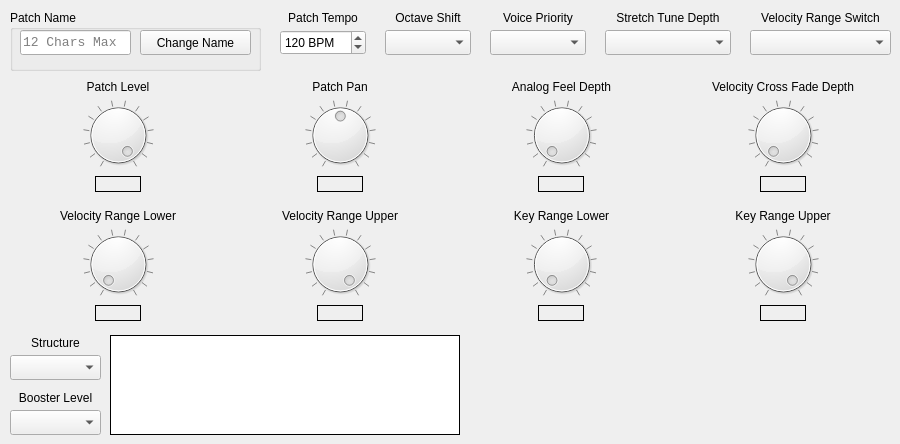
    <widget class="QWidget" name="tab_common">
     <attribute name="title">
      <string>Common</string>
     </attribute>
     <widget class="QGroupBox" name="groupBox_patchname">
      <property name="geometry">
       <rect>
        <x>10</x>
        <y>10</y>
        <width>251</width>
        <height>61</height>
       </rect>
      </property>
      <property name="title">
       <string>Patch Name</string>
      </property>
      <widget class="QLineEdit" name="line_patchname">
       <property name="geometry">
        <rect>
         <x>10</x>
         <y>20</y>
         <width>111</width>
         <height>25</height>
        </rect>
       </property>
       <property name="font">
        <font>
         <family>Monospace</family>
         <pointsize>10</pointsize>
         <weight>50</weight>
         <bold>false</bold>
         <kerning>false</kerning>
        </font>
       </property>
       <property name="inputMask">
        <string>nnnnnnnnnnnn</string>
       </property>
       <property name="text">
        <string/>
       </property>
       <property name="maxLength">
        <number>12</number>
       </property>
       <property name="placeholderText">
        <string>12 Chars Max</string>
       </property>
      </widget>
      <widget class="QPushButton" name="button_changename">
       <property name="geometry">
        <rect>
         <x>130</x>
         <y>20</y>
         <width>111</width>
         <height>25</height>
        </rect>
       </property>
       <property name="text">
        <string>Change Name</string>
       </property>
      </widget>
     </widget>
     <widget class="QGraphicsView" name="graphicsView_structure">
      <property name="geometry">
       <rect>
        <x>110</x>
        <y>335</y>
        <width>350</width>
        <height>100</height>
       </rect>
      </property>
      <property name="frameShape">
       <enum>QFrame::Box</enum>
      </property>
      <property name="frameShadow">
       <enum>QFrame::Plain</enum>
      </property>
      <property name="verticalScrollBarPolicy">
       <enum>Qt::ScrollBarAlwaysOff</enum>
      </property>
      <property name="horizontalScrollBarPolicy">
       <enum>Qt::ScrollBarAlwaysOff</enum>
      </property>
     </widget>
     <widget class="QComboBox" name="comboBox_structure">
      <property name="geometry">
       <rect>
        <x>10</x>
        <y>355</y>
        <width>91</width>
        <height>25</height>
       </rect>
      </property>
     </widget>
     <widget class="QLabel" name="label_structure">
      <property name="geometry">
       <rect>
        <x>10</x>
        <y>335</y>
        <width>91</width>
        <height>16</height>
       </rect>
      </property>
      <property name="text">
       <string>Structure</string>
      </property>
      <property name="alignment">
       <set>Qt::AlignCenter</set>
      </property>
     </widget>
     <widget class="QComboBox" name="comboBox_boosterlevel">
      <property name="geometry">
       <rect>
        <x>10</x>
        <y>410</y>
        <width>91</width>
        <height>25</height>
       </rect>
      </property>
     </widget>
     <widget class="QLabel" name="label_boosterlevel">
      <property name="geometry">
       <rect>
        <x>10</x>
        <y>390</y>
        <width>91</width>
        <height>16</height>
       </rect>
      </property>
      <property name="text">
       <string>Booster Level</string>
      </property>
      <property name="alignment">
       <set>Qt::AlignCenter</set>
      </property>
     </widget>
     <widget class="QSpinBox" name="spinBox_tempo">
      <property name="geometry">
       <rect>
        <x>280</x>
        <y>30</y>
        <width>86</width>
        <height>25</height>
       </rect>
      </property>
      <property name="mouseTracking">
       <bool>false</bool>
      </property>
      <property name="accelerated">
       <bool>true</bool>
      </property>
      <property name="suffix">
       <string> BPM</string>
      </property>
      <property name="minimum">
       <number>20</number>
      </property>
      <property name="maximum">
       <number>250</number>
      </property>
      <property name="value">
       <number>120</number>
      </property>
     </widget>
     <widget class="QLabel" name="label_tempo">
      <property name="geometry">
       <rect>
        <x>280</x>
        <y>10</y>
        <width>86</width>
        <height>16</height>
       </rect>
      </property>
      <property name="text">
       <string>Patch Tempo</string>
      </property>
      <property name="alignment">
       <set>Qt::AlignCenter</set>
      </property>
     </widget>
     <widget class="QComboBox" name="comboBox_octaveshift">
      <property name="geometry">
       <rect>
        <x>385</x>
        <y>30</y>
        <width>86</width>
        <height>25</height>
       </rect>
      </property>
     </widget>
     <widget class="QLabel" name="label_octaveshift">
      <property name="geometry">
       <rect>
        <x>385</x>
        <y>10</y>
        <width>86</width>
        <height>16</height>
       </rect>
      </property>
      <property name="text">
       <string>Octave Shift</string>
      </property>
      <property name="alignment">
       <set>Qt::AlignCenter</set>
      </property>
     </widget>
     <widget class="QComboBox" name="comboBox_voicepriority">
      <property name="geometry">
       <rect>
        <x>490</x>
        <y>30</y>
        <width>96</width>
        <height>25</height>
       </rect>
      </property>
     </widget>
     <widget class="QLabel" name="label_voicepriority">
      <property name="geometry">
       <rect>
        <x>490</x>
        <y>10</y>
        <width>96</width>
        <height>16</height>
       </rect>
      </property>
      <property name="text">
       <string>Voice Priority</string>
      </property>
      <property name="alignment">
       <set>Qt::AlignCenter</set>
      </property>
     </widget>
     <widget class="QComboBox" name="comboBox_stretchtunedepth">
      <property name="geometry">
       <rect>
        <x>605</x>
        <y>30</y>
        <width>126</width>
        <height>25</height>
       </rect>
      </property>
     </widget>
     <widget class="QComboBox" name="comboBox_velocityrangeswitch">
      <property name="geometry">
       <rect>
        <x>750</x>
        <y>30</y>
        <width>141</width>
        <height>25</height>
       </rect>
      </property>
     </widget>
     <widget class="QLabel" name="label_stretchtunedepth">
      <property name="geometry">
       <rect>
        <x>605</x>
        <y>10</y>
        <width>126</width>
        <height>16</height>
       </rect>
      </property>
      <property name="text">
       <string>Stretch Tune Depth</string>
      </property>
      <property name="alignment">
       <set>Qt::AlignCenter</set>
      </property>
     </widget>
     <widget class="QLabel" name="label_velocityrangeswitch">
      <property name="geometry">
       <rect>
        <x>750</x>
        <y>10</y>
        <width>141</width>
        <height>16</height>
       </rect>
      </property>
      <property name="text">
       <string>Velocity Range Switch</string>
      </property>
      <property name="alignment">
       <set>Qt::AlignCenter</set>
      </property>
     </widget>
     <widget class="QWidget" name="gridLayoutWidget">
      <property name="geometry">
       <rect>
        <x>10</x>
        <y>80</y>
        <width>881</width>
        <height>241</height>
       </rect>
      </property>
      <layout class="QGridLayout" name="gridLayout_2">
       <item row="2" column="0" alignment="Qt::AlignHCenter">
        <widget class="QLabel" name="label_patchlevelvalue">
         <property name="minimumSize">
          <size>
           <width>46</width>
           <height>16</height>
          </size>
         </property>
         <property name="maximumSize">
          <size>
           <width>46</width>
           <height>16</height>
          </size>
         </property>
         <property name="frameShape">
          <enum>QFrame::Box</enum>
         </property>
         <property name="text">
          <string/>
         </property>
         <property name="alignment">
          <set>Qt::AlignCenter</set>
         </property>
        </widget>
       </item>
       <item row="1" column="3">
        <widget class="QDial" name="dial_velocitycrossfadedepth">
         <property name="cursor">
          <cursorShape>ClosedHandCursor</cursorShape>
         </property>
         <property name="maximum">
          <number>127</number>
         </property>
         <property name="notchTarget">
          <double>10.000000000000000</double>
         </property>
         <property name="notchesVisible">
          <bool>true</bool>
         </property>
        </widget>
       </item>
       <item row="1" column="0">
        <widget class="QDial" name="dial_patchlevel">
         <property name="cursor">
          <cursorShape>ClosedHandCursor</cursorShape>
         </property>
         <property name="maximum">
          <number>127</number>
         </property>
         <property name="value">
          <number>127</number>
         </property>
         <property name="orientation">
          <enum>Qt::Horizontal</enum>
         </property>
         <property name="invertedAppearance">
          <bool>false</bool>
         </property>
         <property name="invertedControls">
          <bool>false</bool>
         </property>
         <property name="notchTarget">
          <double>10.000000000000000</double>
         </property>
         <property name="notchesVisible">
          <bool>true</bool>
         </property>
        </widget>
       </item>
       <item row="1" column="1">
        <widget class="QDial" name="dial_patchpan">
         <property name="cursor">
          <cursorShape>ClosedHandCursor</cursorShape>
         </property>
         <property name="maximum">
          <number>127</number>
         </property>
         <property name="value">
          <number>64</number>
         </property>
         <property name="notchTarget">
          <double>10.000000000000000</double>
         </property>
         <property name="notchesVisible">
          <bool>true</bool>
         </property>
        </widget>
       </item>
       <item row="1" column="2">
        <widget class="QDial" name="dial_analogfeeldepth">
         <property name="cursor">
          <cursorShape>ClosedHandCursor</cursorShape>
         </property>
         <property name="maximum">
          <number>127</number>
         </property>
         <property name="notchTarget">
          <double>10.000000000000000</double>
         </property>
         <property name="notchesVisible">
          <bool>true</bool>
         </property>
        </widget>
       </item>
       <item row="5" column="3">
        <widget class="QDial" name="dial_keyrangeupper">
         <property name="cursor">
          <cursorShape>ClosedHandCursor</cursorShape>
         </property>
         <property name="maximum">
          <number>127</number>
         </property>
         <property name="value">
          <number>127</number>
         </property>
         <property name="notchTarget">
          <double>10.000000000000000</double>
         </property>
         <property name="notchesVisible">
          <bool>true</bool>
         </property>
        </widget>
       </item>
       <item row="5" column="2">
        <widget class="QDial" name="dial_keyrangelower">
         <property name="cursor">
          <cursorShape>ClosedHandCursor</cursorShape>
         </property>
         <property name="maximum">
          <number>127</number>
         </property>
         <property name="notchTarget">
          <double>10.000000000000000</double>
         </property>
         <property name="notchesVisible">
          <bool>true</bool>
         </property>
        </widget>
       </item>
       <item row="5" column="1">
        <widget class="QDial" name="dial_velocityrangeupper">
         <property name="cursor">
          <cursorShape>ClosedHandCursor</cursorShape>
         </property>
         <property name="maximum">
          <number>127</number>
         </property>
         <property name="value">
          <number>127</number>
         </property>
         <property name="notchTarget">
          <double>10.000000000000000</double>
         </property>
         <property name="notchesVisible">
          <bool>true</bool>
         </property>
        </widget>
       </item>
       <item row="5" column="0">
        <widget class="QDial" name="dial_velocityrangelower">
         <property name="cursor">
          <cursorShape>ClosedHandCursor</cursorShape>
         </property>
         <property name="minimum">
          <number>1</number>
         </property>
         <property name="maximum">
          <number>127</number>
         </property>
         <property name="notchTarget">
          <double>10.000000000000000</double>
         </property>
         <property name="notchesVisible">
          <bool>true</bool>
         </property>
        </widget>
       </item>
       <item row="6" column="0" alignment="Qt::AlignHCenter">
        <widget class="QLabel" name="label_velocityrangelowervalue">
         <property name="minimumSize">
          <size>
           <width>46</width>
           <height>16</height>
          </size>
         </property>
         <property name="maximumSize">
          <size>
           <width>46</width>
           <height>16</height>
          </size>
         </property>
         <property name="frameShape">
          <enum>QFrame::Box</enum>
         </property>
         <property name="text">
          <string/>
         </property>
         <property name="alignment">
          <set>Qt::AlignCenter</set>
         </property>
        </widget>
       </item>
       <item row="4" column="0">
        <widget class="QLabel" name="label_velocityrangelower">
         <property name="text">
          <string>Velocity Range Lower</string>
         </property>
         <property name="alignment">
          <set>Qt::AlignCenter</set>
         </property>
        </widget>
       </item>
       <item row="0" column="0">
        <widget class="QLabel" name="label_patchlevel">
         <property name="text">
          <string>Patch Level</string>
         </property>
         <property name="alignment">
          <set>Qt::AlignCenter</set>
         </property>
        </widget>
       </item>
       <item row="0" column="1">
        <widget class="QLabel" name="label_patchpan">
         <property name="text">
          <string>Patch Pan</string>
         </property>
         <property name="alignment">
          <set>Qt::AlignCenter</set>
         </property>
        </widget>
       </item>
       <item row="0" column="2">
        <widget class="QLabel" name="label_analogfeeldepth">
         <property name="text">
          <string>Analog Feel Depth</string>
         </property>
         <property name="alignment">
          <set>Qt::AlignCenter</set>
         </property>
        </widget>
       </item>
       <item row="0" column="3">
        <widget class="QLabel" name="label_velocitycrossfadedepth">
         <property name="text">
          <string>Velocity Cross Fade Depth</string>
         </property>
         <property name="alignment">
          <set>Qt::AlignCenter</set>
         </property>
        </widget>
       </item>
       <item row="2" column="1" alignment="Qt::AlignHCenter">
        <widget class="QLabel" name="label_patchpanvalue">
         <property name="minimumSize">
          <size>
           <width>46</width>
           <height>16</height>
          </size>
         </property>
         <property name="maximumSize">
          <size>
           <width>46</width>
           <height>16</height>
          </size>
         </property>
         <property name="frameShape">
          <enum>QFrame::Box</enum>
         </property>
         <property name="text">
          <string/>
         </property>
         <property name="alignment">
          <set>Qt::AlignCenter</set>
         </property>
        </widget>
       </item>
       <item row="4" column="1">
        <widget class="QLabel" name="label_velocityrangeupper">
         <property name="text">
          <string>Velocity Range Upper</string>
         </property>
         <property name="alignment">
          <set>Qt::AlignCenter</set>
         </property>
        </widget>
       </item>
       <item row="2" column="2" alignment="Qt::AlignHCenter">
        <widget class="QLabel" name="label_analogfeeldepthvalue">
         <property name="minimumSize">
          <size>
           <width>46</width>
           <height>16</height>
          </size>
         </property>
         <property name="maximumSize">
          <size>
           <width>46</width>
           <height>16</height>
          </size>
         </property>
         <property name="frameShape">
          <enum>QFrame::Box</enum>
         </property>
         <property name="text">
          <string/>
         </property>
         <property name="alignment">
          <set>Qt::AlignCenter</set>
         </property>
        </widget>
       </item>
       <item row="4" column="2">
        <widget class="QLabel" name="label_keyrangelower">
         <property name="text">
          <string>Key Range Lower</string>
         </property>
         <property name="alignment">
          <set>Qt::AlignCenter</set>
         </property>
        </widget>
       </item>
       <item row="2" column="3" alignment="Qt::AlignHCenter">
        <widget class="QLabel" name="label_velocitycrossfadedepthvalue">
         <property name="minimumSize">
          <size>
           <width>46</width>
           <height>16</height>
          </size>
         </property>
         <property name="maximumSize">
          <size>
           <width>46</width>
           <height>16</height>
          </size>
         </property>
         <property name="frameShape">
          <enum>QFrame::Box</enum>
         </property>
         <property name="text">
          <string/>
         </property>
         <property name="alignment">
          <set>Qt::AlignCenter</set>
         </property>
        </widget>
       </item>
       <item row="4" column="3">
        <widget class="QLabel" name="label_keyrangeupper">
         <property name="text">
          <string>Key Range Upper</string>
         </property>
         <property name="alignment">
          <set>Qt::AlignCenter</set>
         </property>
        </widget>
       </item>
       <item row="6" column="1" alignment="Qt::AlignHCenter">
        <widget class="QLabel" name="label_velocityrangeuppervalue">
         <property name="minimumSize">
          <size>
           <width>46</width>
           <height>16</height>
          </size>
         </property>
         <property name="maximumSize">
          <size>
           <width>46</width>
           <height>16</height>
          </size>
         </property>
         <property name="frameShape">
          <enum>QFrame::Box</enum>
         </property>
         <property name="text">
          <string/>
         </property>
         <property name="alignment">
          <set>Qt::AlignCenter</set>
         </property>
        </widget>
       </item>
       <item row="6" column="2" alignment="Qt::AlignHCenter">
        <widget class="QLabel" name="label_keyrangelowervalue">
         <property name="minimumSize">
          <size>
           <width>46</width>
           <height>16</height>
          </size>
         </property>
         <property name="maximumSize">
          <size>
           <width>46</width>
           <height>16</height>
          </size>
         </property>
         <property name="frameShape">
          <enum>QFrame::Box</enum>
         </property>
         <property name="text">
          <string/>
         </property>
         <property name="alignment">
          <set>Qt::AlignCenter</set>
         </property>
        </widget>
       </item>
       <item row="6" column="3" alignment="Qt::AlignHCenter">
        <widget class="QLabel" name="label_keyrangeuppervalue">
         <property name="minimumSize">
          <size>
           <width>46</width>
           <height>16</height>
          </size>
         </property>
         <property name="maximumSize">
          <size>
           <width>46</width>
           <height>16</height>
          </size>
         </property>
         <property name="frameShape">
          <enum>QFrame::Box</enum>
         </property>
         <property name="text">
          <string/>
         </property>
         <property name="alignment">
          <set>Qt::AlignCenter</set>
         </property>
        </widget>
       </item>
       <item row="3" column="0">
        <spacer name="verticalSpacer">
         <property name="orientation">
          <enum>Qt::Vertical</enum>
         </property>
         <property name="sizeHint" stdset="0">
          <size>
           <width>20</width>
           <height>40</height>
          </size>
         </property>
        </spacer>
       </item>
      </layout>
     </widget>
    </widget>
